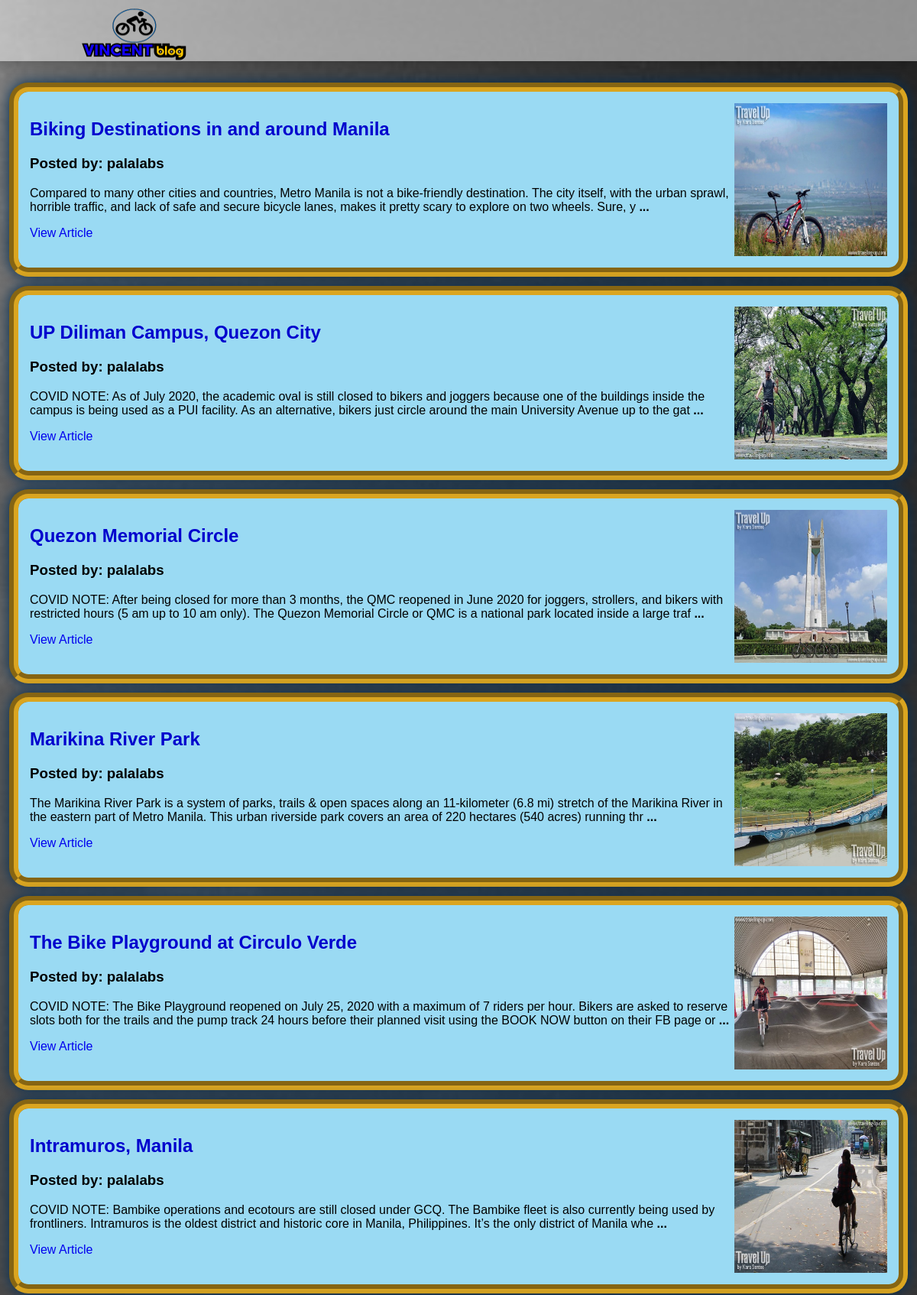
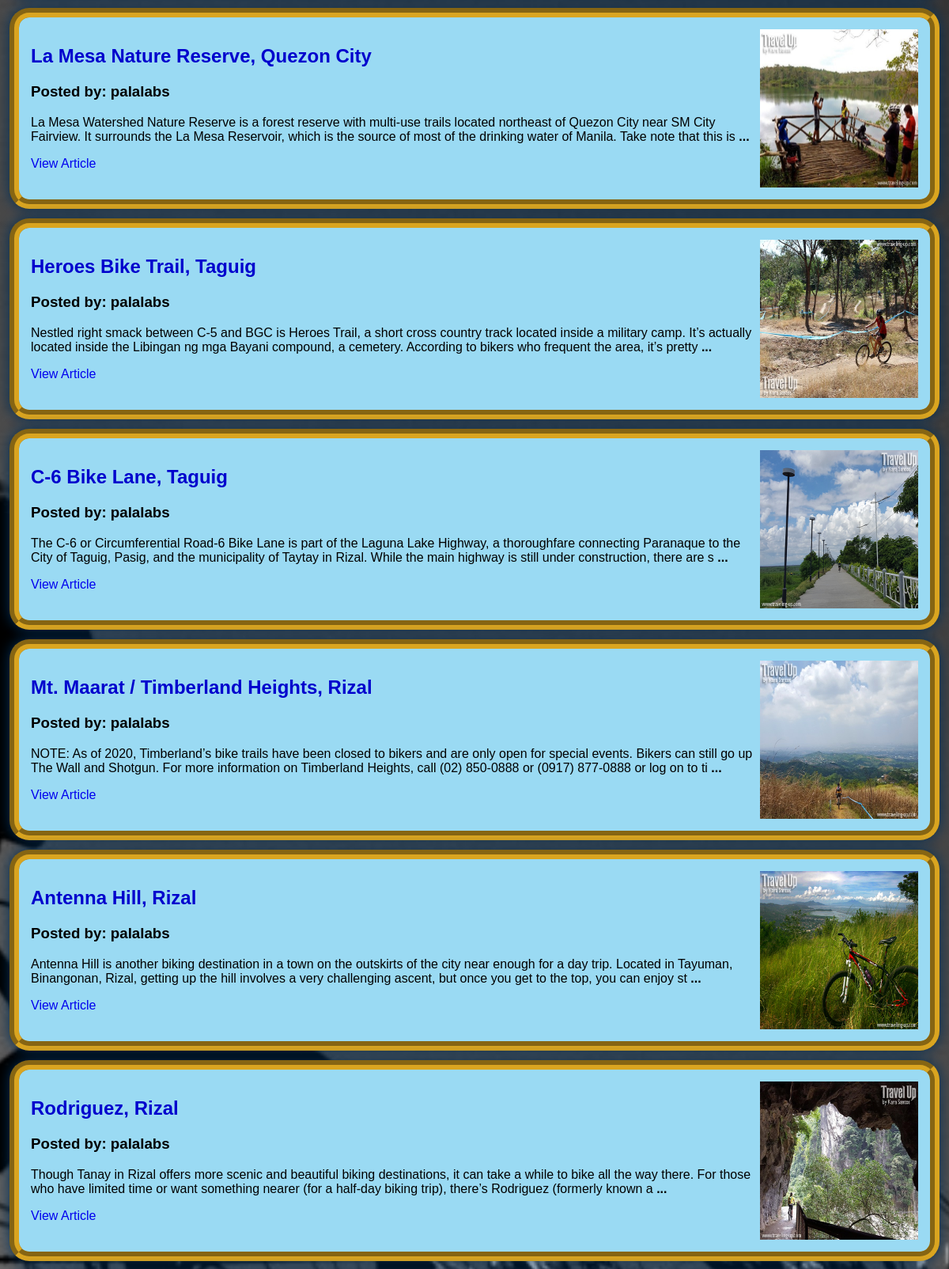
Screenshot of /viewBlog.php (upper part) with the database file from the repository (2 pictures, top to bottom).
### tables this page shows
CREATE TABLE tbl_blog (
  fld_bid int(11) NOT NULL,
  fld_btitle varchar(128) NOT NULL,
  fld_bcontent text NOT NULL,
  fld_bpict varchar(128) NOT NULL,
  fld_bdate date NOT NULL DEFAULT current_timestamp(),
  fld_uid int(11) NOT NULL
);

### viewBlog.php (the view, shortened to what this page needs)
<?php
include 'connection.php';
?>
<!DOCTYPE html>
<html>
<head>
	<link rel="stylesheet" type="text/css" href="fontawesome/css/all.min.css">
	<link rel="stylesheet" href="viewArticle.css">
</head>
<body>
<section>
<header>
 	<a href="index.php"><img class="logo" src="blogPics/loko.png"></a>
 </header>
<?php
if (isset($_SESSION['account'])) {
	echo "<a class='wala' href='dashboard.php'>To Dashboard</a><br/>";
	if ($_SESSION['account'] == "editor") {
		echo "<a class='wala' href='newArticle.php'>Make new Article</a><br/>";
	}
} else {
	echo "<a class='wala' href='login.php'>Login to the site</a><br/>";
	echo "<a class='wala' href='register.php'>Register to site</a><br/>";
}
$subStrCharLimit = 250;
$sqlSelect = "SELECT
	fld_bid
	, fld_btitle
	, SUBSTR(fld_bcontent, 1, $subStrCharLimit) AS 'content'
	, fld_bpict
	, fld_bdate
	, fld_username
	, tbl_blog.fld_uid
FROM tbl_blog
JOIN tbl_login
ON tbl_blog.fld_uid = tbl_login.fld_uid;";
$result = $mysqli->query($sqlSelect);
while ($row = $result->fetch_assoc()) {
	echo "<div class='post'>
	<img src='blogPics/".$row['fld_bpict']."' align='right'/>
	<h2>".$row['fld_btitle']."</h2>
	<h3>Posted by: ".$row['fld_username']."</h3>
	<p>".$row['content']." <b>...</b></p>";
	echo "<a href='viewArticle.php?id=".$row['fld_bid']."'>View Article</a><br/>";
	echo "</div>";
}
?>
</section>
</body>
</html>

### viewArticle.css (style rules this page uses)
body { margin: 0; padding: 0; height: 100%; width: 100%; font-family: sans-serif; background-image: url(blogPics/bikebg6.jpg); background-size: cover; background-position: center; background-repeat: no-repeat; background-attachment: fixed; }
section { margin: 0 auto; }
header { padding: 0 50px; width: 100%; height: 80px; box-sizing: border-box; background: rgb(255,255,255,.5); box-shadow: 0 2px 15px rgb(0,0,0,.2); transition: .5s; position:fixed; z-index: 1000; }
.logo { padding: 5px 0 0 50px; width: 150px; height: 80px; }
.post { border-radius: 25px; background-color: rgb(154, 218, 243); box-shadow: 0 0 17px rgb(2, 47, 88); border: 12px groove goldenrod; margin: 12px; padding: 15px; }
.post img { height: 200px; width: 200px; padding-left: 5px; }
.post a { text-decoration: none; }
section .post { position: relative; overflow:hidden; color: #000; top: 60px; z-index: 500; }
h2 { color:mediumblue; }

### rows the page displays
tbl_blog: fld_bpict (picture), fld_btitle "Biking Destinations in and around Manila", fld_uid.fld_username "palalabs", content "Compared to many other cities and countries, Metro Manila is not a bike-friendly destination. The city itself, with the urban sprawl, horrible traffic, and lack of safe and secure bicycle lanes, makes it pretty scary to explore on two wheels. Sure, y"
tbl_blog: fld_bpict (picture), fld_btitle "UP Diliman Campus, Quezon City", fld_uid.fld_username "palalabs", content "COVID NOTE: As of July 2020, the academic oval is still closed to bikers and joggers because one of the buildings inside the campus is being used as a PUI facility. As an alternative, bikers just circle around the main University Avenue up to the gat"
tbl_blog: fld_bpict (picture), fld_btitle "Quezon Memorial Circle", fld_uid.fld_username "palalabs", content "COVID NOTE: After being closed for more than 3 months, the QMC reopened in June 2020 for joggers, strollers, and bikers with restricted hours (5 am up to 10 am only). The Quezon Memorial Circle or QMC is a national park located inside a large traf"
tbl_blog: fld_bpict (picture), fld_btitle "Marikina River Park", fld_uid.fld_username "palalabs", content "The Marikina River Park is a system of parks, trails & open spaces along an 11-kilometer (6.8 mi) stretch of the Marikina River in the eastern part of Metro Manila. This urban riverside park covers an area of 220 hectares (540 acres) running thr"
tbl_blog: fld_bpict (picture), fld_btitle "The Bike Playground at Circulo Verde", fld_uid.fld_username "palalabs", content "COVID NOTE: The Bike Playground reopened on July 25, 2020 with a maximum of 7 riders per hour. Bikers are asked to reserve slots both for the trails and the pump track 24 hours before their planned visit using the BOOK NOW button on their FB page or"
tbl_blog: fld_bpict (picture), fld_btitle "Intramuros, Manila", fld_uid.fld_username "palalabs", content "COVID NOTE: Bambike operations and ecotours are still closed under GCQ. The Bambike fleet is also currently being used by frontliners. Intramuros is the oldest district and historic core in Manila, Philippines. It’s the only district of Manila whe"
tbl_blog: fld_bpict (picture), fld_btitle "La Mesa Nature Reserve, Quezon City", fld_uid.fld_username "palalabs", content "La Mesa Watershed Nature Reserve is a forest reserve with multi-use trails located northeast of Quezon City near SM City Fairview. It surrounds the La Mesa Reservoir, which is the source of most of the drinking water of Manila. Take note that this is"
tbl_blog: fld_bpict (picture), fld_btitle "Heroes Bike Trail, Taguig", fld_uid.fld_username "palalabs", content "Nestled right smack between C-5 and BGC is Heroes Trail, a short cross country track located inside a military camp. It’s actually located inside the Libingan ng mga Bayani compound, a cemetery. According to bikers who frequent the area, it’s pretty"
tbl_blog: fld_bpict (picture), fld_btitle "C-6 Bike Lane, Taguig", fld_uid.fld_username "palalabs", content "The C-6 or Circumferential Road-6 Bike Lane is part of the Laguna Lake Highway, a thoroughfare connecting Paranaque to the City of Taguig, Pasig, and the municipality of Taytay in Rizal. While the main highway is still under construction, there are s"
tbl_blog: fld_bpict (picture), fld_btitle "Mt. Maarat / Timberland Heights, Rizal", fld_uid.fld_username "palalabs", content "NOTE: As of 2020, Timberland’s bike trails have been closed to bikers and are only open for special events. Bikers can still go up The Wall and Shotgun. For more information on Timberland Heights, call (02) 850-0888 or (0917) 877-0888 or log on to ti"
tbl_blog: fld_bpict (picture), fld_btitle "Antenna Hill, Rizal", fld_uid.fld_username "palalabs", content "Antenna Hill is another biking destination in a town on the outskirts of the city near enough for a day trip. Located in Tayuman, Binangonan, Rizal, getting up the hill involves a very challenging ascent, but once you get to the top, you can enjoy st"
tbl_blog: fld_bpict (picture), fld_btitle "Rodriguez, Rizal", fld_uid.fld_username "palalabs", content "Though Tanay in Rizal offers more scenic and beautiful biking destinations, it can take a while to bike all the way there. For those who have limited time or want something nearer (for a half-day biking trip), there’s Rodriguez (formerly known a"
